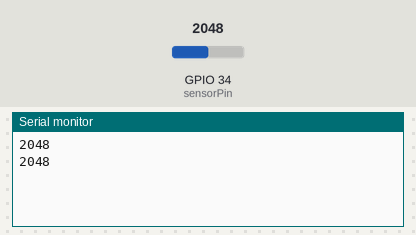
This sketch was run on a simulated ESP32. On the bench: the last lines printed to the serial monitor. The inputs (shaded band) are chosen by the test bench; at power-on: GPIO 34 (sensorPin) = 2048.

Above: at 2.2 s.
2.3 s: GPIO 34 (sensorPin) set to 2866
At 3.6 s:
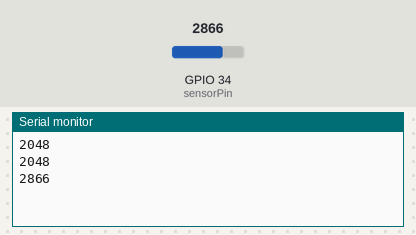
3.8 s: GPIO 34 (sensorPin) set to 3603
At 4.8 s:
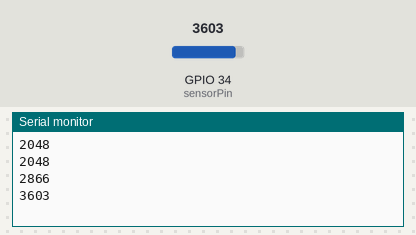
Timing chart, 0 to 6.8 s (numbered marks = the images above; inputs shaded):
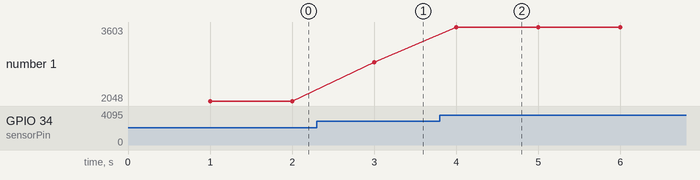

The sketch:

reader.ino
```cpp
// Moisture sensor is connected to GPIO 34 (Analog ADC1_CH6)
const int sensorPin = 34;

// variable for storing the potentiometer value
int sensorValue = 0;

void setup() {
  Serial.begin(115200);
  delay(1000);
}

void loop() {
  // Reading sensor value
  sensorValue = analogRead(sensorPin);
  Serial.println(sensorValue);
  delay(1000);
}
```

Measured:
- after the input at 2.3 s, the serial monitor: prints a new line after 0.70 s (image 1)
- after the input at 3.8 s, the serial monitor: prints a new line after 0.20 s (image 2)
- plotted number 1: 2048 → 2866 after the input at 2.3 s, 2866 → 3603 after the input at 3.8 s
